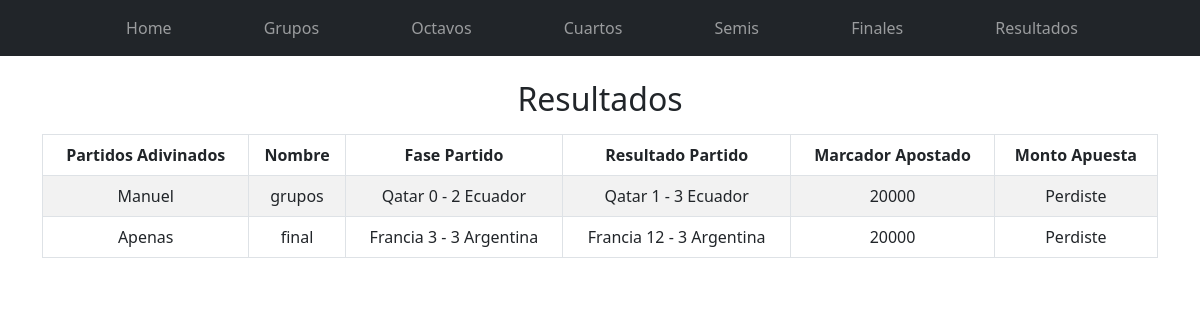
Page /resultados/ on the earlier database version.
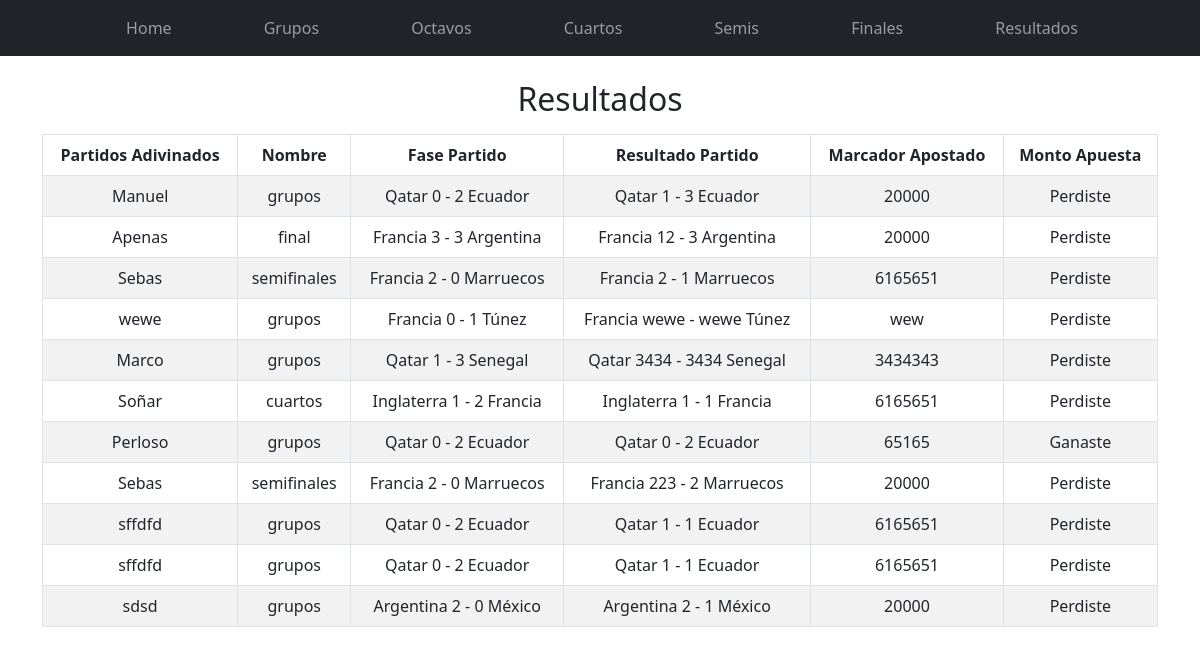
Same page on the later database version.
### Aplicaciones/Partidos/models.py (models this page shows, shortened)
class Apuesta(models.Model):
    codigo_partido = models.ForeignKey(Partido,blank=True,null=True,on_delete=models.CASCADE)
    nombre = models.CharField(max_length=50)
    marcador1 = models.CharField(max_length=2)
    marcador2 = models.CharField(max_length=2)
    monto = models.CharField(max_length=50)

class Partido(models.Model):
    clasificacion = models.CharField(max_length=50)
    equipos1 = models.ForeignKey(Equipo,default=None,on_delete=models.PROTECT,related_name="_equipos1")
    equipos2 = models.ForeignKey(Equipo,default=None,on_delete=models.PROTECT,related_name="_equipos2")
    marcador1 = models.CharField(max_length=2)
    marcador2 = models.CharField(max_length=2)
    fecha = models.DateField()

class Equipo(models.Model):
    pais = models.CharField(max_length=50)
    grupo = models.CharField(max_length=50)
    class Meta:
        ordering = ['grupo']
    def __str__(self):
        texto = "{0}"
        return texto.format(self.pais)

### Aplicaciones/Partidos/views.py (the view)
# urls.py: path('resultados/',views.resultados),
def resultados(request):
    context={'apuesta':Apuesta.objects.all()}
    return render(request,"gestionApuestasResultados.html",context)

### Aplicaciones/Partidos/templates/gestionApuestasResultados.html (shortened to what this page needs)
{% extends './base.html' %}
{% block body %}
<div class="row">
    <h2>Resultados</h2>
    <div class="table-responsive py-2">
        <table class="table table-striped table-bordered">
            <thead>
                <tr>
                    <th>Partidos Adivinados</th>
                    <th>Nombre</th>
                    <th>Fase Partido</th>
                    <th>Resultado Partido</th>
                    <th>Marcador Apostado</th>
                    <th>Monto Apuesta</th>
                </tr>
            </thead>
            <tbody>
                    {% for r in apuesta %}
                        <tr>
                            <td>{{r.nombre}}</td>
                            <td>{{r.codigo_partido.clasificacion}}</td>
                            <td>{{r.codigo_partido.equipos1}} {{r.codigo_partido.marcador1}} -  {{r.codigo_partido.marcador2}} {{r.codigo_partido.equipos2}}</td>
                            <td>{{r.codigo_partido.equipos1}} {{r.marcador1}} - {{r.marcador2}} {{r.codigo_partido.equipos2}}</td>
                            <td>{{r.monto}}</td>
                            {% if r.codigo_partido.marcador1 == r.marcador1 and r.codigo_partido.marcador2 == r.marcador2 %}
                                <td> Ganaste </td>
                                {% else %}
                                <td> Perdiste </td>
                            {% endif %}
                        </tr>
                    {% endfor %}
            </tbody>
        </table>
    </div>
</div>
{% endblock %}

Differences in the rows shown:
added Apuesta: nombre "Sebas", codigo_partido.clasificacion "semifinales", codigo_partido.equipos1 "Francia", codigo_partido.marcador1 "2", codigo_partido.marcador2 "0", codigo_partido.equipos2 "Marruecos", marcador1 "2", marcador2 "1", monto "6165651", shows "Perdiste"
added Apuesta: nombre "wewe", codigo_partido.clasificacion "grupos", codigo_partido.equipos1 "Francia", codigo_partido.marcador1 "0", codigo_partido.marcador2 "1", codigo_partido.equipos2 "Túnez", marcador1 "wewe", marcador2 "wewe", monto "wew", shows "Perdiste"
added Apuesta: nombre "Marco", codigo_partido.clasificacion "grupos", codigo_partido.equipos1 "Qatar", codigo_partido.marcador1 "1", codigo_partido.marcador2 "3", codigo_partido.equipos2 "Senegal", marcador1 "3434", marcador2 "3434", monto "3434343", shows "Perdiste"
added Apuesta: nombre "Soñar", codigo_partido.clasificacion "cuartos", codigo_partido.equipos1 "Inglaterra", codigo_partido.marcador1 "1", codigo_partido.marcador2 "2", codigo_partido.equipos2 "Francia", marcador1 "1", marcador2 "1", monto "6165651", shows "Perdiste"
added Apuesta: nombre "Perloso", codigo_partido.clasificacion "grupos", codigo_partido.equipos1 "Qatar", codigo_partido.marcador1 "0", codigo_partido.marcador2 "2", codigo_partido.equipos2 "Ecuador", marcador1 "0", marcador2 "2", monto "65165", shows "Ganaste"
added Apuesta: nombre "Sebas", codigo_partido.clasificacion "semifinales", codigo_partido.equipos1 "Francia", codigo_partido.marcador1 "2", codigo_partido.marcador2 "0", codigo_partido.equipos2 "Marruecos", marcador1 "223", marcador2 "2", monto "20000", shows "Perdiste"
added Apuesta: nombre "sffdfd", codigo_partido.clasificacion "grupos", codigo_partido.equipos1 "Qatar", codigo_partido.marcador1 "0", codigo_partido.marcador2 "2", codigo_partido.equipos2 "Ecuador", marcador1 "1", marcador2 "1", monto "6165651", shows "Perdiste"
added Apuesta: nombre "sffdfd", codigo_partido.clasificacion "grupos", codigo_partido.equipos1 "Qatar", codigo_partido.marcador1 "0", codigo_partido.marcador2 "2", codigo_partido.equipos2 "Ecuador", marcador1 "1", marcador2 "1", monto "6165651", shows "Perdiste"
added Apuesta: nombre "sdsd", codigo_partido.clasificacion "grupos", codigo_partido.equipos1 "Argentina", codigo_partido.marcador1 "2", codigo_partido.marcador2 "0", codigo_partido.equipos2 "México", marcador1 "2", marcador2 "1", monto "20000", shows "Perdiste"
